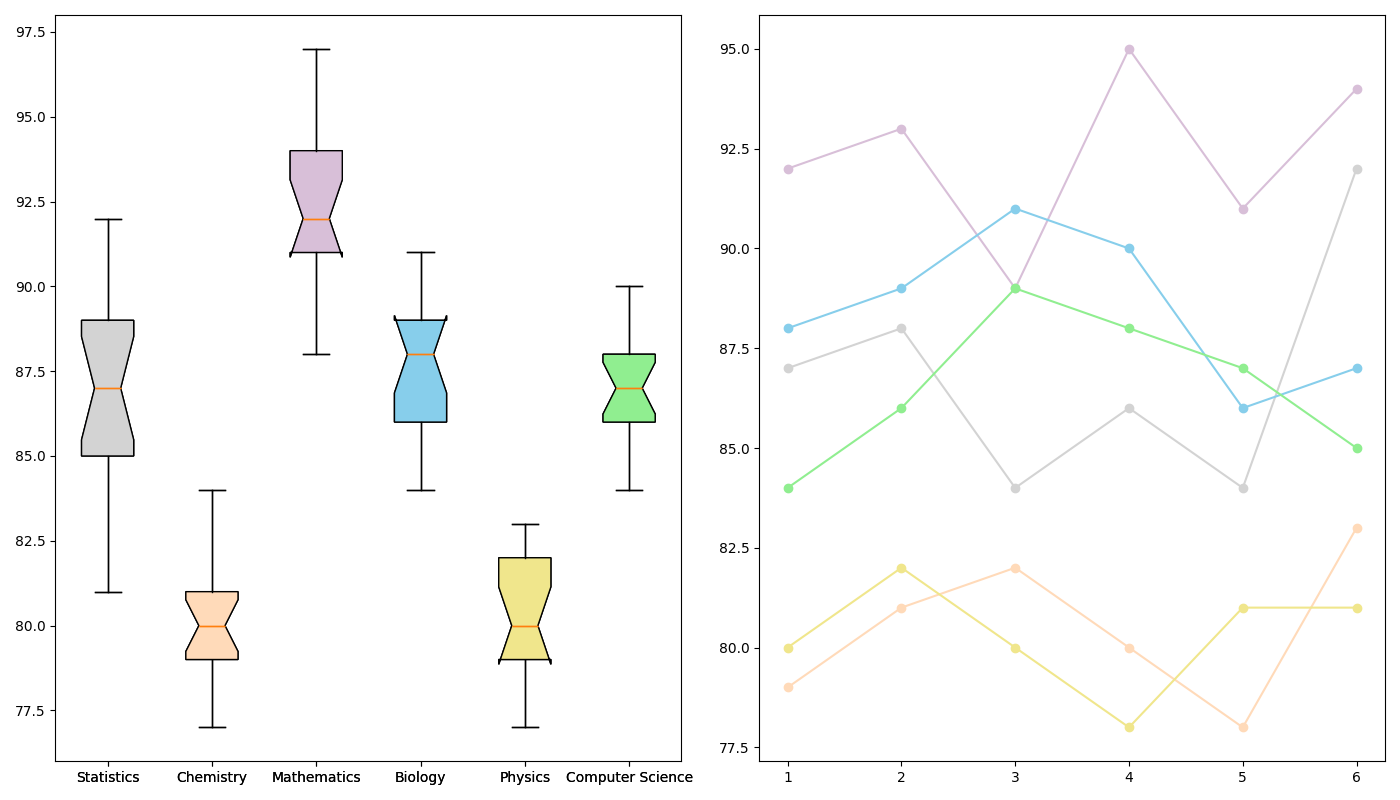

This chart was generated by the following Python code:
import matplotlib.pyplot as plt
import numpy as np

# Define scores for each major across various exam weeks
scores_data = {
    'Statistics': [85, 88, 83, 90, 89, 86, 84, 92, 81, 87, 85, 89, 88, 84, 85, 90, 87],
    'Chemistry': [78, 80, 79, 82, 81, 78, 84, 79, 77, 81, 80, 83, 78, 82, 80, 79, 81],
    'Mathematics': [92, 93, 91, 95, 94, 92, 90, 91, 88, 94, 93, 97, 89, 91, 92, 94, 95],
    'Biology': [88, 89, 90, 86, 87, 91, 88, 85, 84, 87, 91, 86, 90, 88, 84, 89, 86],
    'Physics': [80, 83, 78, 81, 82, 80, 79, 81, 77, 80, 83, 79, 81, 82, 78, 80, 83],
    'Computer Science': [84, 86, 88, 89, 87, 85, 86, 90, 88, 87, 85, 89, 86, 84, 86, 87, 88]
}

majors = list(scores_data.keys())
scores = list(scores_data.values())

fig, axs = plt.subplots(1, 2, figsize=(14, 8))

# Box plot
axs[0].boxplot(scores, notch=True, vert=True, patch_artist=True, labels=majors)
new_colors = ['lightgrey', 'peachpuff', 'thistle', 'skyblue', 'khaki', 'lightgreen']
for patch, color in zip(axs[0].boxplot(scores, notch=True, vert=True, patch_artist=True, labels=majors)['boxes'], new_colors):
    patch.set_facecolor(color)

# Line plot for median scores over exam weeks for each major
weeks = np.array([1, 2, 3, 4, 5, 6])
stats_median = [87, 88, 84, 86, 84, 92]
chem_median = [79, 81, 82, 80, 78, 83]
math_median = [92, 93, 89, 95, 91, 94]
bio_median = [88, 89, 91, 90, 86, 87]
phys_median = [80, 82, 80, 78, 81, 81]
cs_median = [84, 86, 89, 88, 87, 85]

median_scores_over_weeks = [stats_median, chem_median, math_median, bio_median, phys_median, cs_median]

for median_score, color in zip(median_scores_over_weeks, new_colors):
    axs[1].plot(weeks, median_score, marker='o', linestyle='-', color=color)

plt.tight_layout()
plt.show()
